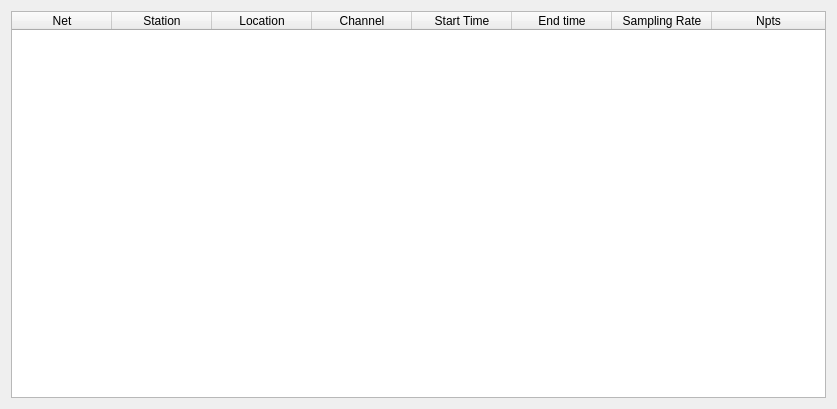
<?xml version="1.0" encoding="UTF-8"?>
<ui version="4.0">
 <class>Form</class>
 <widget class="QWidget" name="Form">
  <property name="geometry">
   <rect>
    <x>0</x>
    <y>0</y>
    <width>837</width>
    <height>409</height>
   </rect>
  </property>
  <property name="windowTitle">
   <string>Form</string>
  </property>
  <layout class="QVBoxLayout" name="verticalLayout">
   <item>
    <widget class="QTableWidget" name="stations_table">
     <attribute name="horizontalHeaderStretchLastSection">
      <bool>true</bool>
     </attribute>
     <column>
      <property name="text">
       <string>Net</string>
      </property>
     </column>
     <column>
      <property name="text">
       <string>Station</string>
      </property>
     </column>
     <column>
      <property name="text">
       <string>Location</string>
      </property>
     </column>
     <column>
      <property name="text">
       <string>Channel</string>
      </property>
     </column>
     <column>
      <property name="text">
       <string>Start Time</string>
      </property>
     </column>
     <column>
      <property name="text">
       <string>End time</string>
      </property>
     </column>
     <column>
      <property name="text">
       <string>Sampling Rate</string>
      </property>
     </column>
     <column>
      <property name="text">
       <string>Npts</string>
      </property>
     </column>
    </widget>
   </item>
  </layout>
 </widget>
 <resources/>
 <connections/>
</ui>
